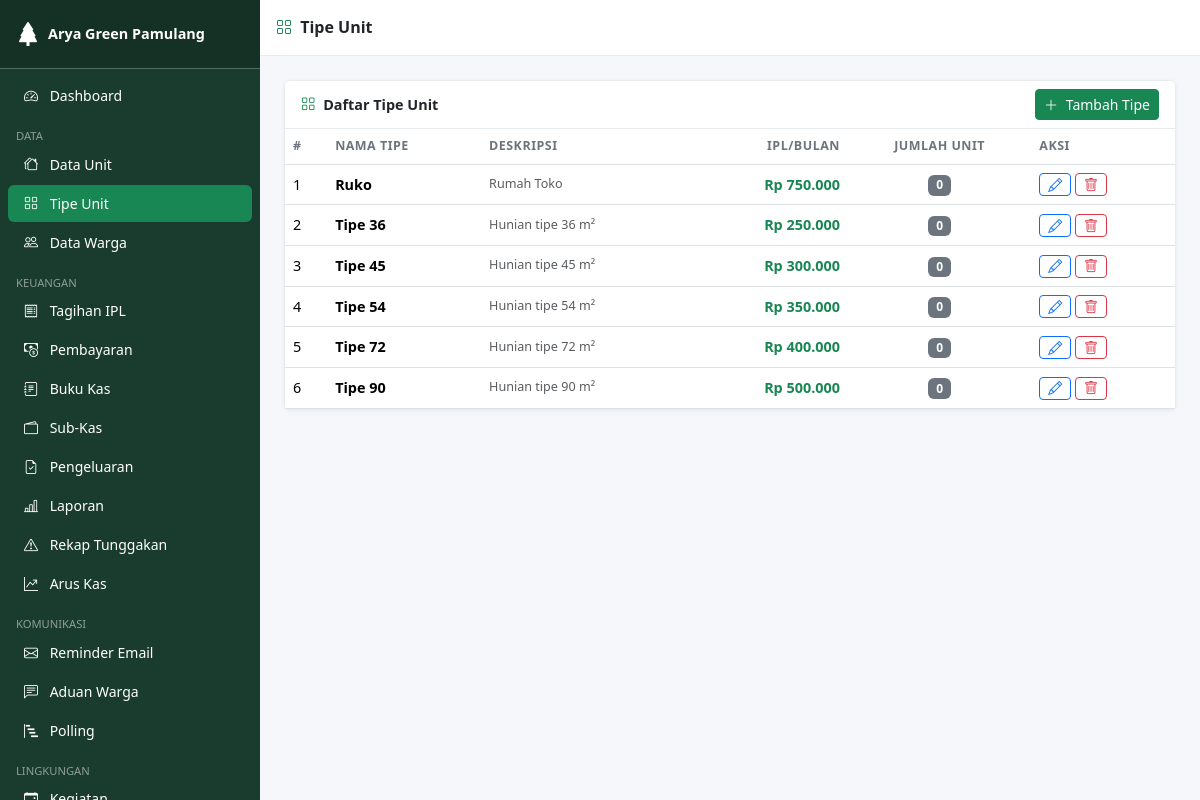
Page /pages/unit_types/index.php (signed in) on the committed database.
### tables this page shows
CREATE TABLE `unit_types` (
  `id`          INT UNSIGNED AUTO_INCREMENT PRIMARY KEY,
  `name`        VARCHAR(100) NOT NULL,
  `description` TEXT DEFAULT NULL,
  `ipl_amount`  DECIMAL(12,2) NOT NULL DEFAULT 0,
  `created_at`  TIMESTAMP DEFAULT CURRENT_TIMESTAMP
);

### includes/auth.php (called while the page is built, shortened)
<?php
require_once __DIR__ . '/functions.php';
function can(string $permission): bool {
    return in_array($permission, $_SESSION['permissions'] ?? [], true);
}

### includes/functions.php (called while the page is built, shortened)
<?php
function e(mixed $v): string {
    return htmlspecialchars((string)$v, ENT_QUOTES | ENT_SUBSTITUTE, 'UTF-8');
}
function idr(float $v): string {
    return 'Rp ' . number_format($v, 0, ',', '.');
}

### pages/unit_types/index.php (the view, shortened to what this page needs)
<?php
require_once __DIR__ . '/../../includes/auth.php';
require_once __DIR__ . '/../../includes/functions.php';
$db = db();
$types = $db->query(
    'SELECT ut.*, COUNT(u.id) AS unit_count
     FROM unit_types ut
     LEFT JOIN units u ON u.unit_type_id = ut.id
     GROUP BY ut.id
     ORDER BY ut.name'
)->fetch_all(MYSQLI_ASSOC);
include __DIR__ . '/../../includes/header.php';
include __DIR__ . '/../../includes/sidebar.php';
?>
<div class="content-wrapper">
  <div class="topbar d-flex align-items-center px-3 gap-2">
    <h6 class="mb-0 fw-semibold"><i class="bi bi-grid me-1 text-success"></i> Tipe Unit</h6>
  </div>
  <div class="main-content">
    <div class="card">
      <div class="card-header d-flex align-items-center justify-content-between">
        <span><i class="bi bi-grid me-1 text-success"></i> Daftar Tipe Unit</span>
        <?php if (can('units.create')): ?>
          <a href="form.php" class="btn btn-success btn-sm">
            <i class="bi bi-plus-lg me-1"></i> Tambah Tipe
          </a>
        <?php endif; ?>
      </div>
      <div class="card-body p-0">
        <div class="table-responsive">
          <table class="table table-hover mb-0">
            <thead><tr>
              <th>#</th>
              <th>Nama Tipe</th>
              <th>Deskripsi</th>
              <th class="text-end">IPL/Bulan</th>
              <th class="text-center">Jumlah Unit</th>
              <th>Aksi</th>
            </tr></thead>
            <tbody>
            <?php if (empty($types)): ?>
              <tr><td colspan="6" class="text-center text-muted py-4">Belum ada tipe unit.</td></tr>
            <?php else: foreach ($types as $i => $t): ?>
              <tr>
                <td><?= $i + 1 ?></td>
                <td><strong><?= e($t['name']) ?></strong></td>
                <td class="text-muted small"><?= e($t['description'] ?: '—') ?></td>
                <td class="text-end fw-semibold text-success"><?= idr((float)$t['ipl_amount']) ?></td>
                <td class="text-center">
                  <span class="badge bg-secondary"><?= (int)$t['unit_count'] ?></span>
                </td>
                <td>
                  <?php if (can('units.edit')): ?>
                    <a href="form.php?id=<?= $t['id'] ?>"
                       class="btn btn-sm btn-outline-primary py-0 px-2">
                      <i class="bi bi-pencil"></i>
                    </a>
                  <?php endif; ?>
                  <?php if (can('units.delete') && (int)$t['unit_count'] === 0): ?>
                    <form method="POST" class="d-inline">
                      <button type="submit" class="btn btn-sm btn-outline-danger py-0 px-2"
                              data-confirm="Hapus tipe unit <?= e($t['name']) ?>?">
                        <i class="bi bi-trash"></i>
                      </button>
                    </form>
                  <?php endif; ?>
                </td>
              </tr>
            <?php endforeach; endif; ?>
            </tbody>
          </table>
        </div>
      </div>
    </div>
  </div>
</div>
<?php include __DIR__ . '/../../includes/footer.php'; ?>

### includes/header.php (shortened to what this page needs)
<!DOCTYPE html>
<html lang="id">
<head>
  <link rel="stylesheet" href="https://cdn.jsdelivr.net/npm/bootstrap@5.3.3/dist/css/bootstrap.min.css">
  <link rel="stylesheet" href="https://cdn.jsdelivr.net/npm/bootstrap-icons@1.11.3/font/bootstrap-icons.min.css">
  <link rel="stylesheet" href="<?= APP_URL ?>/assets/css/style.css">
</head>
<body>
<div class="wrapper d-flex">

### includes/sidebar.php (shortened to what this page needs)
<?php
$current_uri = $_SERVER['REQUEST_URI'] ?? '';
function nav_active(string $path): string {
    global $current_uri;
    return str_contains($current_uri, $path) ? ' active' : '';
}
?>
<nav id="sidebar" class="sidebar d-flex flex-column flex-shrink-0 p-0">
  <a href="<?= APP_URL ?>/pages/dashboard.php"
     class="d-flex align-items-center p-3 text-white text-decoration-none sidebar-brand">
    <i class="bi bi-tree-fill me-2 fs-4"></i>
    <span class="fw-bold"><?= APP_NAME ?></span>
  </a>
  <hr class="text-white m-0">
  <ul class="nav nav-pills flex-column mb-auto px-2 py-2" style="overflow-y:auto">
    <?php if (can('dashboard.view')): ?>
    <li class="nav-item">
      <a href="<?= APP_URL ?>/pages/dashboard.php"
         class="nav-link text-white<?= nav_active('/dashboard') ?>">
        <i class="bi bi-speedometer2 me-2"></i> Dashboard
      </a>
    </li>
    <?php endif; ?>
    <?php if (can('units.view')): ?>
    <li class="nav-item mt-2">
      <small class="text-white-50 px-2 text-uppercase" style="font-size:.7rem">Data</small>
    </li>
    <li class="nav-item">
      <a href="<?= APP_URL ?>/pages/units/index.php"
         class="nav-link text-white<?= nav_active('/units/') ?>">
        <i class="bi bi-houses me-2"></i> Data Unit
      </a>
    </li>
    <li class="nav-item">
      <a href="<?= APP_URL ?>/pages/unit_types/index.php"
         class="nav-link text-white<?= nav_active('/unit_types') ?>">
        <i class="bi bi-grid me-2"></i> Tipe Unit
      </a>
    </li>
    <?php endif; ?>
    <?php if (can('residents.view')): ?>
    <li class="nav-item">
      <a href="<?= APP_URL ?>/pages/residents/index.php"
         class="nav-link text-white<?= nav_active('/residents') ?>">
        <i class="bi bi-people me-2"></i> Data Warga
      </a>
    </li>
    <?php endif; ?>
    <?php if (can('billing.view') || can('payments.view')): ?>
    <li class="nav-item mt-2">
      <small class="text-white-50 px-2 text-uppercase" style="font-size:.7rem">Keuangan</small>
    </li>
    <?php endif; ?>
    <?php if (can('billing.view')): ?>
    <li class="nav-item">
      <a href="<?= APP_URL ?>/pages/billing/index.php"
         class="nav-link text-white<?= nav_active('/billing') ?>">
        <i class="bi bi-receipt me-2"></i> Tagihan IPL
      </a>
    </li>
    <?php endif; ?>
    <?php if (can('payments.view')): ?>
    <li class="nav-item">
      <a href="<?= APP_URL ?>/pages/payments/index.php"
         class="nav-link text-white<?= nav_active('/payments') ?>">
        <i class="bi bi-cash-coin me-2"></i> Pembayaran
      </a>
    </li>
    <?php endif; ?>
    <?php if (can('cashbook.view')): ?>
    <li class="nav-item">
      <a href="<?= APP_URL ?>/pages/cashbook/index.php"
         class="nav-link text-white<?= nav_active('/cashbook') ?>">
        <i class="bi bi-journal-text me-2"></i> Buku Kas
      </a>
    </li>
    <?php endif; ?>
    <?php if (can('kas.view')): ?>
    <li class="nav-item">
      <a href="<?= APP_URL ?>/pages/kas/index.php"
         class="nav-link text-white<?= nav_active('/kas/') ?>">
        <i class="bi bi-wallet2 me-2"></i> Sub-Kas
      </a>
    </li>
    <?php endif; ?>
    <?php if (can('expense.request') || can('expense.approve')): ?>
    <li class="nav-item">
      <a href="<?= APP_URL ?>/pages/expense/index.php"
         class="nav-link text-white<?= nav_active('/expense') ?>">
        <i class="bi bi-file-earmark-check me-2"></i> Pengeluaran
      </a>
    </li>
    <?php endif; ?>
    <?php if (can('reports.view')): ?>
    <li class="nav-item">
      <a href="<?= APP_URL ?>/pages/reports/index.php"
         class="nav-link text-white<?= nav_active('/reports/index') ?>">
        <i class="bi bi-bar-chart-line me-2"></i> Laporan
      </a>
    </li>
    <li class="nav-item">
      <a href="<?= APP_URL ?>/pages/reports/arrears.php"
         class="nav-link text-white<?= nav_active('/reports/arrears') ?>">
        <i class="bi bi-exclamation-triangle me-2"></i> Rekap Tunggakan
      </a>
    </li>
    <li class="nav-item">
      <a href="<?= APP_URL ?>/pages/reports/cashflow.php"
         class="nav-link text-white<?= nav_active('/reports/cashflow') ?>">
        <i class="bi bi-graph-up-arrow me-2"></i> Arus Kas
      </a>
    </li>
    <?php endif; ?>
    <?php if (can('billing.send_reminder') || can('complaints.view') || can('polls.view')): ?>
    <li class="nav-item mt-2">
      <small class="text-white-50 px-2 text-uppercase" style="font-size:.7rem">Komunikasi</small>
    </li>
    <?php endif; ?>
    <?php if (can('billing.send_reminder')): ?>
    <li class="nav-item">
      <a href="<?= APP_URL ?>/pages/billing/send_reminders.php"
         class="nav-link text-white<?= nav_active('/send_reminders') ?>">
        <i class="bi bi-envelope me-2"></i> Reminder Email
      </a>
    </li>
    <?php endif; ?>
    <?php if (can('complaints.view')): ?>
    <li class="nav-item">
      <a href="<?= APP_URL ?>/pages/complaints/index.php"
         class="nav-link text-white<?= nav_active('/complaints') ?>">
        <i class="bi bi-chat-left-text me-2"></i> Aduan Warga
      </a>
    </li>
    <?php endif; ?>
    <?php if (can('polls.view')): ?>
    <li class="nav-item">
      <a href="<?= APP_URL ?>/pages/polls/index.php"
         class="nav-link text-white<?= nav_active('/polls') ?>">
        <i class="bi bi-bar-chart-steps me-2"></i> Polling
      </a>
    </li>
    <?php endif; ?>
    <?php if (can('events.view') || can('inventory.view') || can('letters.view')): ?>
    <li class="nav-item mt-2">
      <small class="text-white-50 px-2 text-uppercase" style="font-size:.7rem">Lingkungan</small>
    </li>
    <?php endif; ?>
    <?php if (can('events.view')): ?>
    <li class="nav-item">
      <a href="<?= APP_URL ?>/pages/events/index.php"
         class="nav-link text-white<?= nav_active('/events') ?>">
        <i class="bi bi-calendar-event me-2"></i> Kegiatan
      </a>
    </li>
    <?php endif; ?>
  </ul>
</nav>

### includes/footer.php (shortened to what this page needs)
  </div>
</body>
</html>

### assets/css/style.css (style rules this page uses)
:root { --sidebar-width: 260px; --sidebar-bg: #1a3c2e; --sidebar-hover: #2d6a4f; --topbar-height: 56px; }
body { background: #f5f7fa; font-size: .9rem; }
.wrapper { min-height: 100vh; }
.sidebar { width: var(--sidebar-width); min-height: 100vh; background: var(--sidebar-bg); position: fixed; top: 0; left: 0; z-index: 1040; transition: transform .25s ease; overflow-y: auto; }
.sidebar-brand { background: rgba(0,0,0,.2); }
.sidebar .nav-link { border-radius: 6px; margin-bottom: 2px; font-size: .875rem; }
.sidebar .nav-link.active { background: #198754; }
.content-wrapper { margin-left: var(--sidebar-width); width: calc(100% - var(--sidebar-width)); min-height: 100vh; display: flex; flex-direction: column; }
.topbar { height: var(--topbar-height); background: #fff; border-bottom: 1px solid #e9ecef; position: sticky; top: 0; z-index: 1030; }
.main-content { flex: 1; padding: 1.5rem; }
.card { border: 1px solid #e9ecef; box-shadow: 0 1px 4px rgba(0,0,0,.06); }
.card-header { background: #fff; border-bottom: 1px solid #e9ecef; font-weight: 600; }
.table th { font-size: .78rem; text-transform: uppercase; letter-spacing: .04em; color: #6c757d; font-weight: 600; }
.table td { vertical-align: middle; }
.badge { font-size: .75rem; padding: .35em .65em; }

### rows in the picture
unit_types: name "Ruko", description "Rumah Toko", ipl_amount "Rp 750.000", unit_count "0"
unit_types: name "Tipe 36", description "Hunian tipe 36 m²", ipl_amount "Rp 250.000", unit_count "0"
unit_types: name "Tipe 45", description "Hunian tipe 45 m²", ipl_amount "Rp 300.000", unit_count "0"
unit_types: name "Tipe 54", description "Hunian tipe 54 m²", ipl_amount "Rp 350.000", unit_count "0"
unit_types: name "Tipe 72", description "Hunian tipe 72 m²", ipl_amount "Rp 400.000", unit_count "0"
unit_types: name "Tipe 90", description "Hunian tipe 90 m²", ipl_amount "Rp 500.000", unit_count "0"

### other values in the picture
APP_NAME "Arya Green Pamulang"
